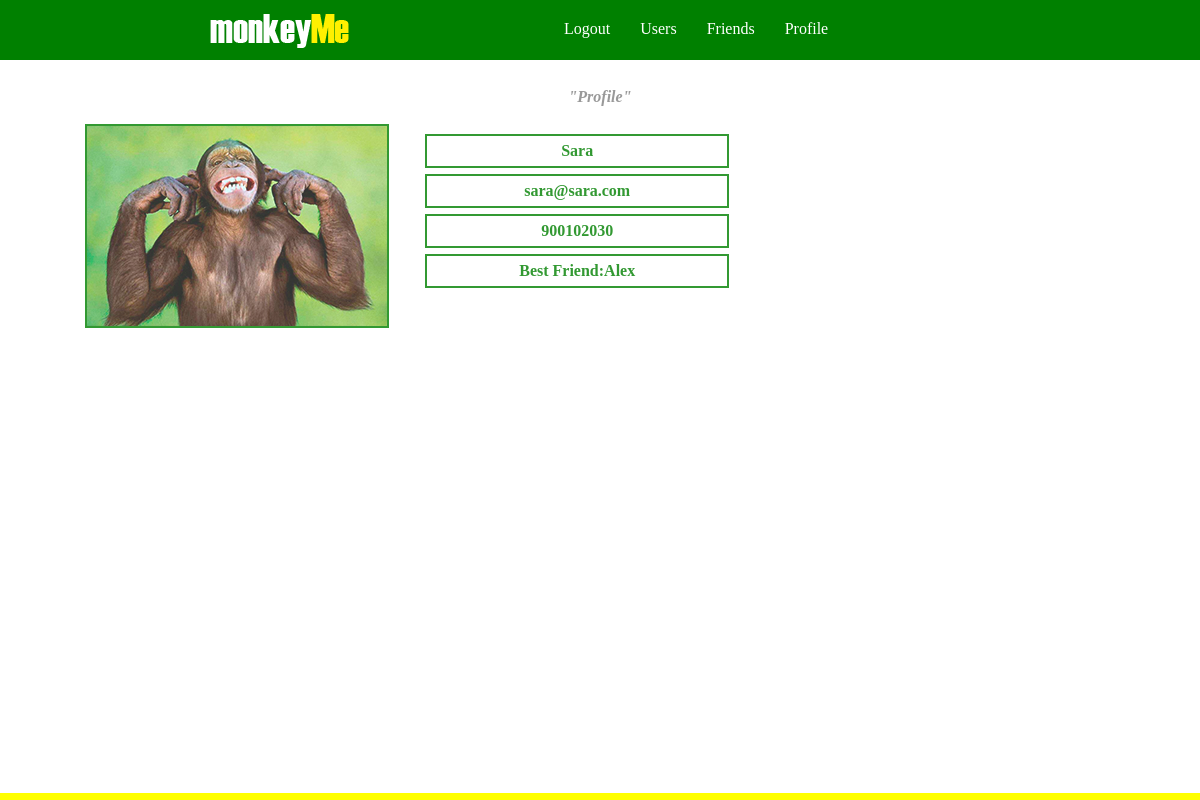
Page /profile4 (signed in) on the committed database.
### models.py (models this page shows, shortened)
class users(db.Model):
	__tablename__ = "Users"
	id = db.Column(db.Integer, primary_key=True)
	userName = db.Column(db.String, nullable=False)
	userEmail = db.Column(db.String, nullable=False)
	userPhone = db.Column(db.String, nullable=False)
	userPass = db.Column(db.String, nullable=False)
	best_friend = db.relationship(
		'users',
		secondary='BestFriends',
		primaryjoin='users.id==bestFriends.user_id',
		secondaryjoin='users.id==bestFriends.best_friend_id',
		uselist=False,
		backref=db.backref('best_friend_of', uselist=False)
	)

class bestFriends(db.Model):
	__tablename__ = "BestFriends"
	id = db.Column(db.Integer, primary_key=True)
	user_id = db.Column(db.Integer, db.ForeignKey('Users.id'), nullable=False)
	best_friend_id = db.Column(db.Integer, db.ForeignKey('Users.id'), nullable=False)

### app.py (the view)
@app.route('/profile<profileId>')
def profile(profileId):
    if not session.get('logged_in'):
        return redirect(url_for('login'))
    else:
        profileID = profileId
        bestFriend = (
            users.query
            .join(bestFriends, users.id == bestFriends.user_id)
            .add_columns(users.id, users.userName, bestFriends.best_friend_id)
            .filter(bestFriends.best_friend_id == profileID)
        )
        userList = users.query.filter_by(id=profileID)
        flash('"Profile"')
        return render_template(
            'profile.html', userList=userList,
            bestFriend=bestFriend, profileID=profileID)

### templates/profile.html (shortened to what this page needs)
{% extends "layout.html" %}
{% block body %}
{% with messages = get_flashed_messages() %}
    {% if messages %}
        {% for message in messages %}
            <div class=flashes>
            {{ message }}
            </div>
        {% endfor %}
    {% endif %}
{% endwith %}
    <div class="contentUserWrap">
    {% for user in userList %}
        <div class="contentUser" style="background-image:url(static/uploads/{{ user.id }}.jpg);">
        </div>
        <div class="profileData">
            <p class="bestFriendTag">
            {{ user.userName }}
            </p>
            <p class="bestFriendTag">
            {{ user.userEmail }}
            </p>
            <p class="bestFriendTag">
            {{ user.userPhone }}
            </p>
        {% if bestFriend %}
            {% for friend in bestFriend %}
                <p class="bestFriendTag">Best Friend:{{ friend.userName }}</p>
            {% endfor %}
        {% endif %}
        </div>
    {% endfor %}
    </div><br><br><br>
{% endblock %}

### static/css/style.css (style rules this page uses)
.contentUserWrap { position: relative; margin: 0 auto; }
.contentUser { height: 200px; width: 300px; outline: 2px solid green; float: left; margin: 20px; font-size: 2em; font-weight: bold; color: yellow; overflow: hidden; background-size: 300px auto; position: relative; -webkit-transition: all 2s ease; -moz-transition: all 2s ease; -o-transition: all 2s ease; -ms-transition: all 2s ease; transition: all 2s ease; }
.flashes { font-size: 1em; font-weight: bold; font-style: italic; color: gray; text-align: center; }
.profileData { float: left; margin:20px; }
.bestFriendTag { width: 300px; height: 30px; background-color: white; color: green; margin: 0 auto; margin-bottom: 10px; margin-top: 10px; text-align: center; line-height: 30px; font-size: 1em; font-weight: bolder; outline: 2px solid green; }

### rows in the picture
users: userName "Sara", userEmail "sara@sara.com", userPhone "900102030"
bestFriends: userName "Alex"

### other values in the picture
{{ message }} "\"Profile\""
